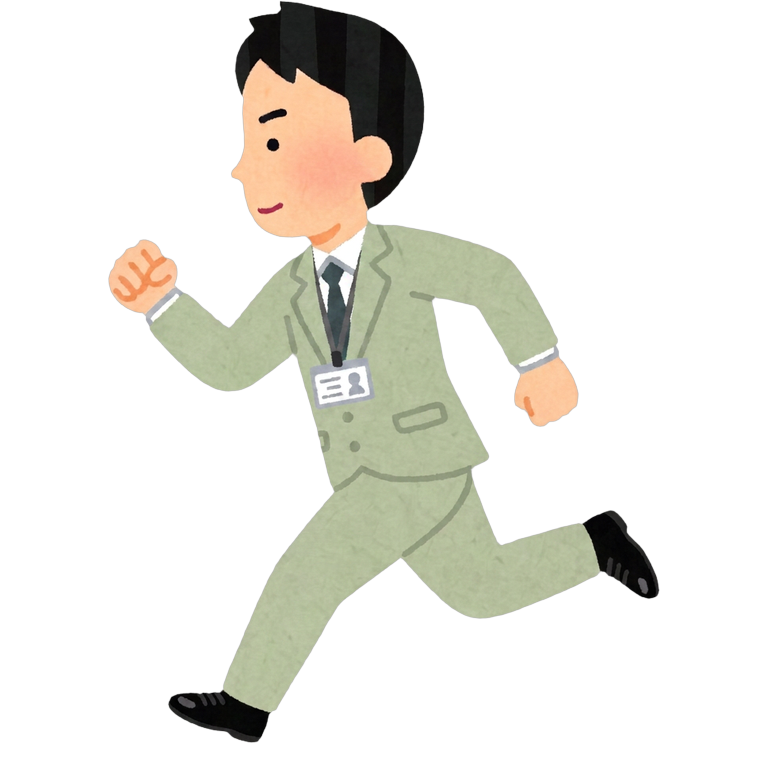
#> input picture Assets/Arts/output/frames/run/player_p1_run_left_01.png, 768 x 768 px; its folder holds only this picture in this run
$ python resize_run_frames.py
#> lines starting #> are read from the running program, lines starting #| are printed output that depends on the picture
#> in main, img is the input picture: PIL image 768x768 RGBA; mean R, G, B, A 39.5, 38.4, 31.8, 60.5
#!/usr/bin/env python3
# -*- coding: utf-8 -*-
"""
Batch resize run-frame PNGs to 768x768 (transparent canvas, no bg removal).
Feet anchored at bottom with a small margin, horizontally centered.
"""

from pathlib import Path
from PIL import Image

SRC_DIR = Path("/Users/xuanenyun/tencent/minigame/output/frames/run")
OUT_DIR = SRC_DIR / "run_768"

SIZE = 768
BOTTOM_MARGIN = 24


def crop_to_content(img: Image.Image) -> Image.Image:
    bbox = img.getbbox()
#> bbox = (108, 0, 660, 743)
    return img.crop(bbox) if bbox else img
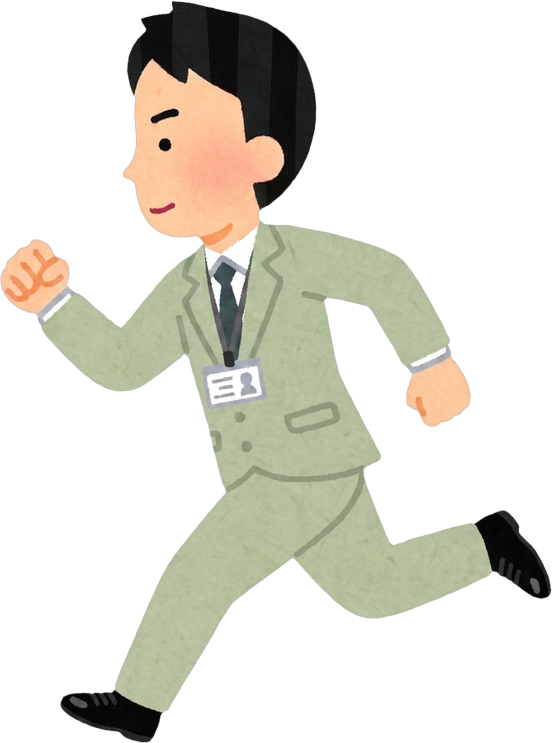
#> returned value: PIL image 552x743 RGBA; mean R, G, B, A 56.8, 55.2, 45.8, 87; transparent parts drawn white


def fit_to_square(img: Image.Image, size: int, bottom_margin: int) -> Image.Image:
#> called with size = 768, bottom_margin = 24
    src_w, src_h = img.size
#> src_w = 552; src_h = 743
    max_h = size - bottom_margin
    scale = min(size / src_w, max_h / src_h)
#> scale = 1
    new_w = max(1, int(round(src_w * scale)))
#> new_w = 553
    new_h = max(1, int(round(src_h * scale)))
#> new_h = 744
    resized = img.resize((new_w, new_h), Image.LANCZOS)

    canvas = Image.new("RGBA", (size, size), (0, 0, 0, 0))
#> canvas: PIL image 768x768 RGBA; every value is 0
    off_x = (size - new_w) // 2
#> off_x = 107
    off_y = size - bottom_margin - new_h
#> off_y = 0
    canvas.paste(resized, (off_x, off_y), resized)
    return canvas


def main() -> None:
    OUT_DIR.mkdir(parents=True, exist_ok=True)
    files = sorted(SRC_DIR.glob("*.png"))
    for src in files:
        # skip files that are already in the output subdir
        if OUT_DIR in src.parents:
            continue
        img = Image.open(src).convert("RGBA")
        img = crop_to_content(img)
        out_img = fit_to_square(img, SIZE, BOTTOM_MARGIN)
        dst = OUT_DIR / src.name
        out_img.save(dst, format="PNG")
        print(f"[ok] {src.name} -> {dst.relative_to(SRC_DIR)}")


if __name__ == "__main__":
    main()

$ run again, on Assets/Arts/output/frames/run/player_p2_run_right_01.png
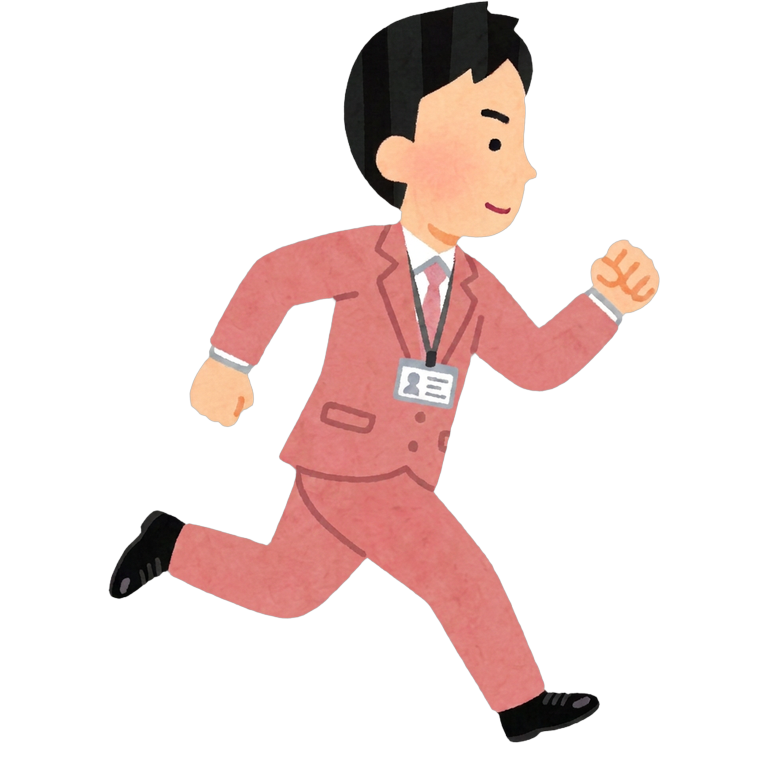
#> input picture Assets/Arts/output/frames/run/player_p2_run_right_01.png, 768 x 768 px
#> in main, img is the input picture: PIL image 768x768 RGBA; mean R, G, B, A 45.5, 29.5, 27.1, 60.5
#> bbox = (108, 0, 660, 743)
#> in crop_to_content, `return img.crop(bbox) if bbox else img`:
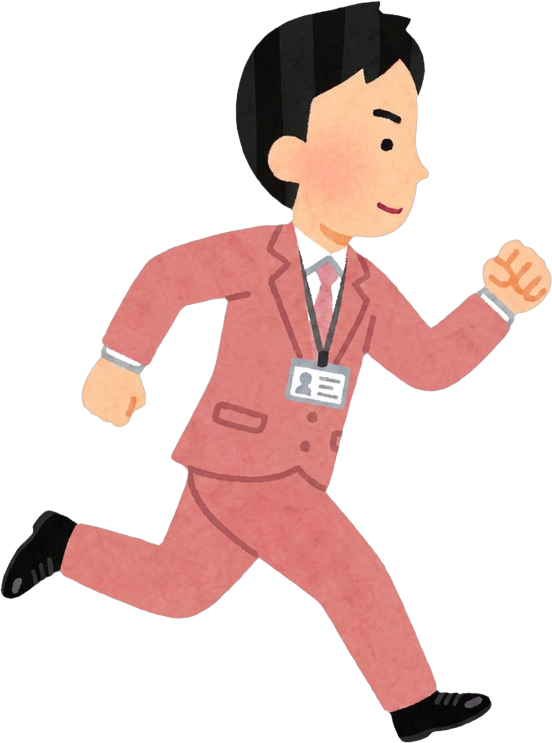
#> returned value: PIL image 552x743 RGBA; mean R, G, B, A 65.4, 42.4, 38.9, 87.1; transparent parts drawn white

$ run again, on Assets/Arts/output/frames/run/player_p2_run_right_02.png
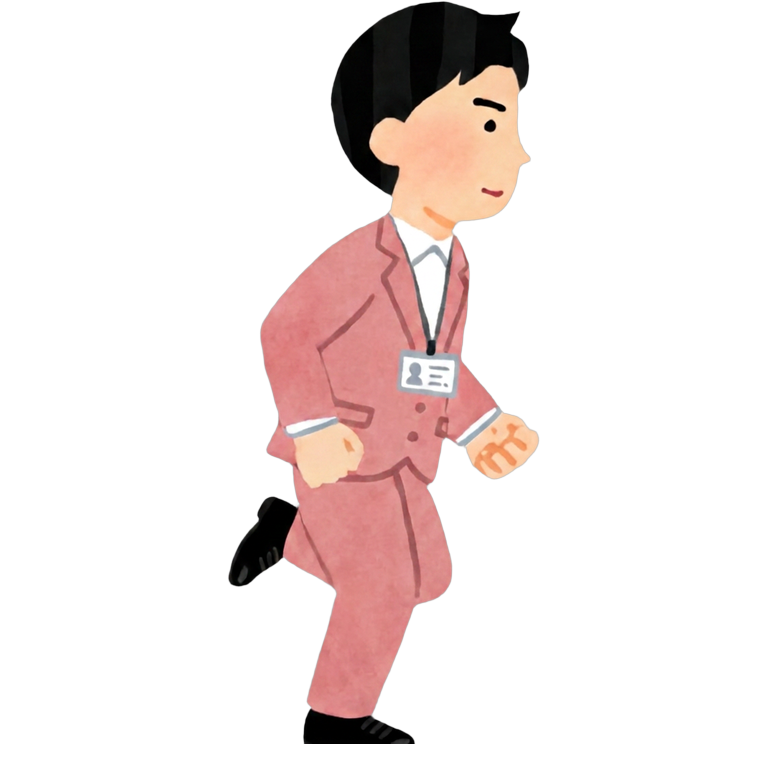
#> input picture Assets/Arts/output/frames/run/player_p2_run_right_02.png, 768 x 768 px
#> in main, img is the input picture: PIL image 768x768 RGBA; mean R, G, B, A 35.8, 25.2, 23.6, 50.2
#> bbox = (227, 0, 540, 744)
#> in crop_to_content, `return img.crop(bbox) if bbox else img`:
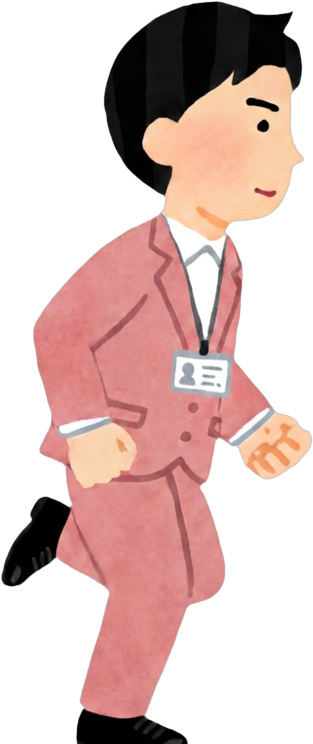
#> returned value: PIL image 313x744 RGBA; mean R, G, B, A 90.6, 63.7, 59.7, 127.1; transparent parts drawn white

$ run again, on Assets/Arts/output/frames/run/player_p2_run_right_03.png
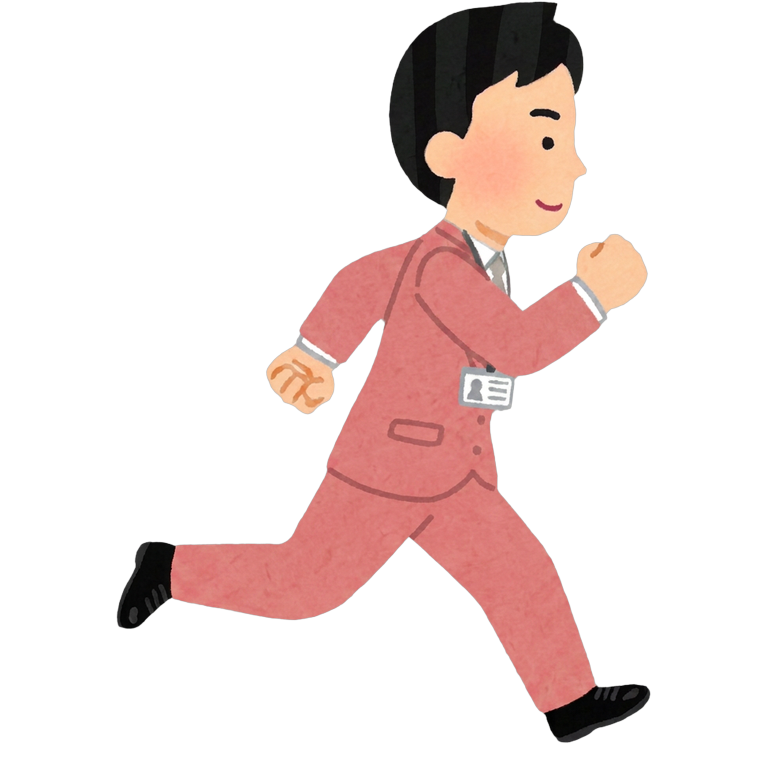
#> input picture Assets/Arts/output/frames/run/player_p2_run_right_03.png, 768 x 768 px
#> in main, img is the input picture: PIL image 768x768 RGBA; mean R, G, B, A 43.7, 28, 25.8, 59.4
#> bbox = (116, 1, 651, 744)
#> in crop_to_content, `return img.crop(bbox) if bbox else img`:
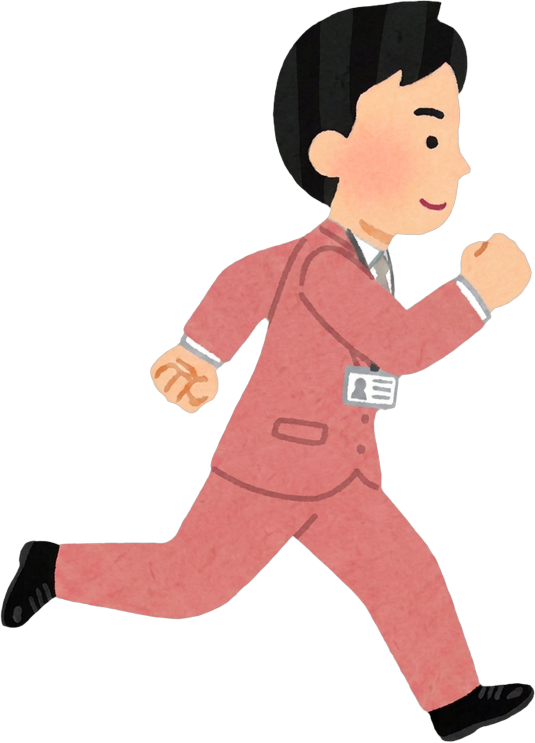
#> returned value: PIL image 535x743 RGBA; mean R, G, B, A 64.8, 41.5, 38.3, 88.2; transparent parts drawn white
